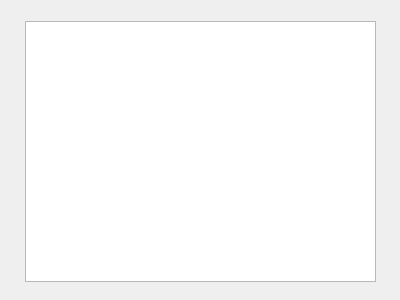
<?xml version="1.0" encoding="UTF-8"?>
<ui version="4.0">
 <class>ViewUser</class>
 <widget class="QDialog" name="ViewUser">
  <property name="geometry">
   <rect>
    <x>0</x>
    <y>0</y>
    <width>400</width>
    <height>300</height>
   </rect>
  </property>
  <property name="windowTitle">
   <string>Dialog</string>
  </property>
  <widget class="QListWidget" name="listWidget">
   <property name="geometry">
    <rect>
     <x>25</x>
     <y>21</y>
     <width>351</width>
     <height>261</height>
    </rect>
   </property>
  </widget>
 </widget>
 <resources/>
 <connections/>
</ui>
